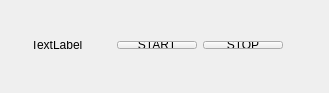
<?xml version="1.0" encoding="UTF-8"?>
<ui version="4.0">
 <class>Widget</class>
 <widget class="QWidget" name="Widget">
  <property name="geometry">
   <rect>
    <x>0</x>
    <y>0</y>
    <width>329</width>
    <height>93</height>
   </rect>
  </property>
  <property name="windowTitle">
   <string>Widget</string>
  </property>
  <widget class="QWidget" name="">
   <property name="geometry">
    <rect>
     <x>20</x>
     <y>30</y>
     <width>274</width>
     <height>30</height>
    </rect>
   </property>
   <layout class="QHBoxLayout" name="horizontalLayout">
    <item>
     <widget class="QLabel" name="label">
      <property name="text">
       <string>TextLabel</string>
      </property>
     </widget>
    </item>
    <item>
     <widget class="QPushButton" name="pushButton">
      <property name="text">
       <string>START</string>
      </property>
     </widget>
    </item>
    <item>
     <widget class="QPushButton" name="pushButton_2">
      <property name="text">
       <string>STOP</string>
      </property>
     </widget>
    </item>
   </layout>
  </widget>
 </widget>
 <layoutdefault spacing="6" margin="11"/>
 <resources/>
 <connections/>
</ui>
